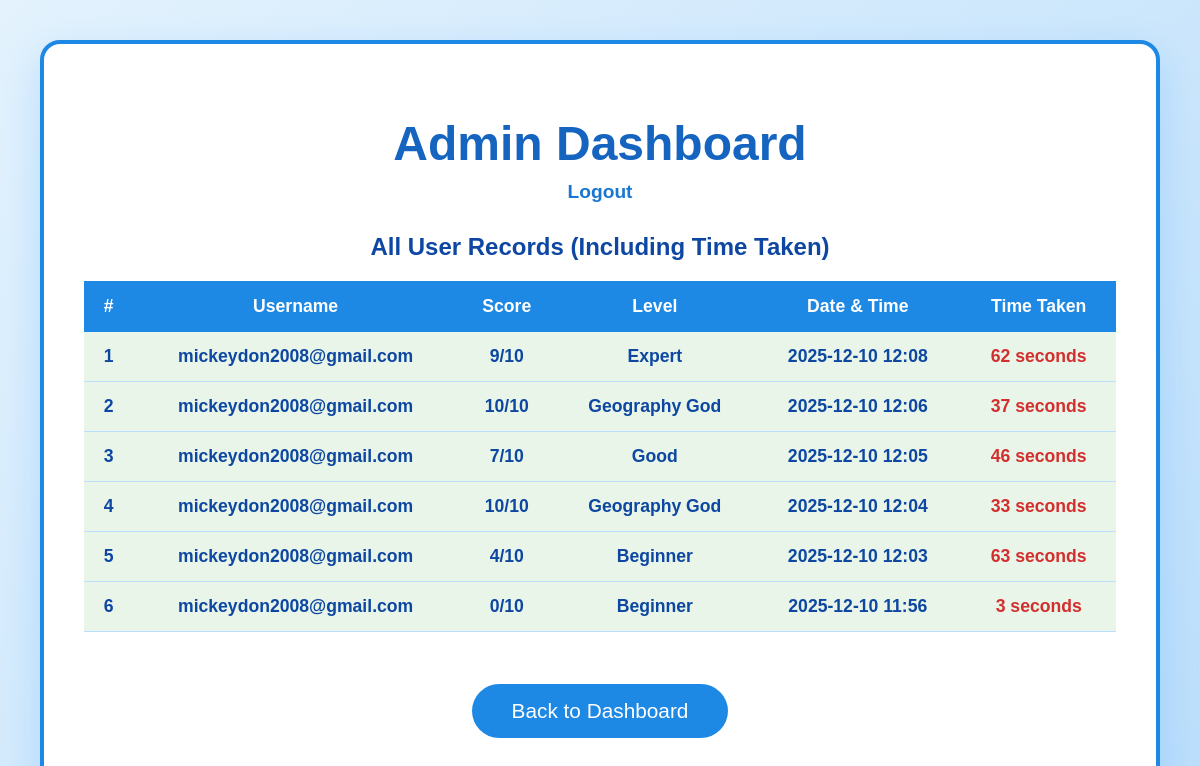
Page /super_admin_panel (signed in) on the earlier database version.
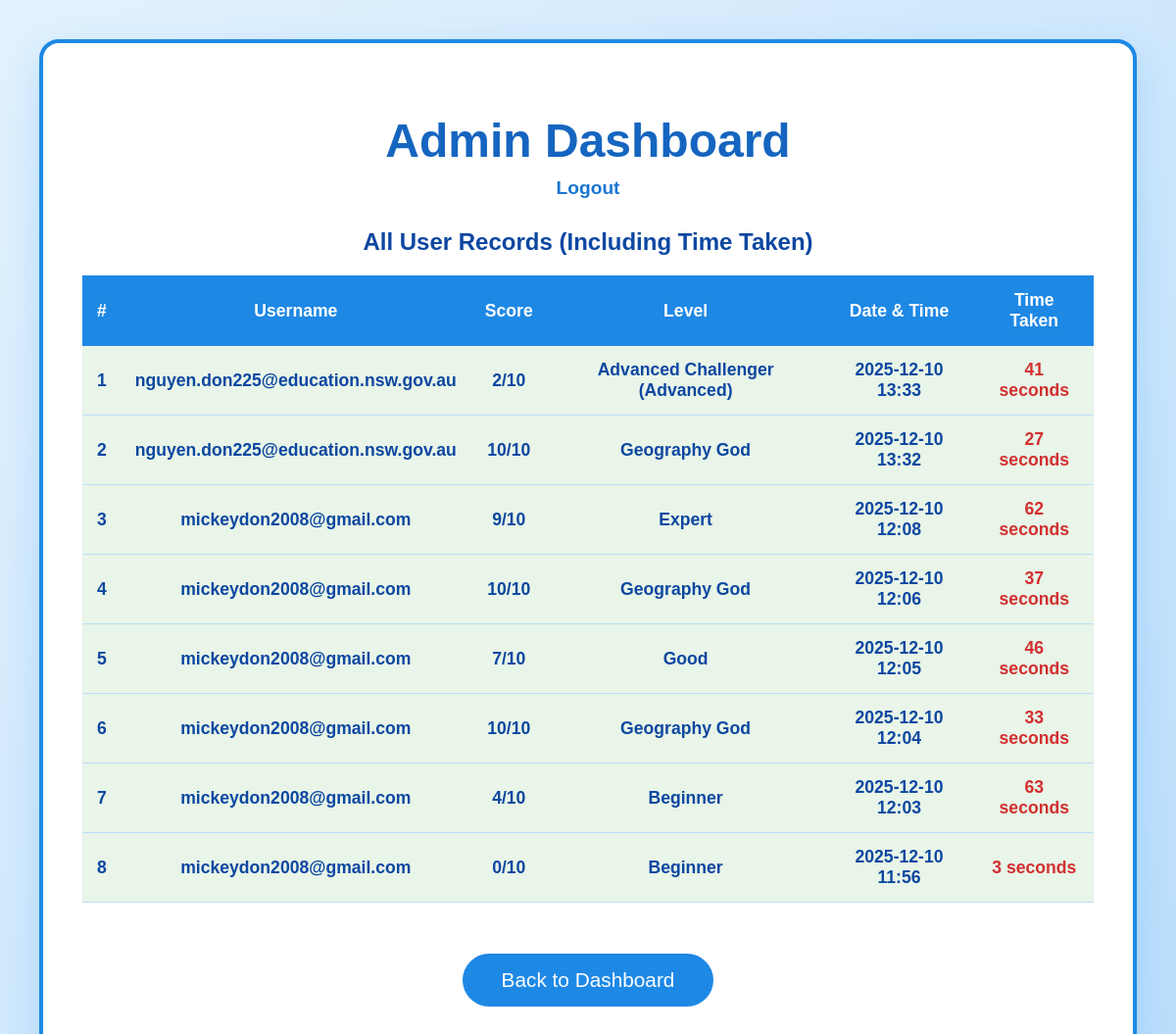
Same page on the later database version.
### tables this page shows
CREATE TABLE records (
                 id INTEGER PRIMARY KEY AUTOINCREMENT,
                 user_id INTEGER,
                 score INTEGER,
                 level TEXT,
                 timestamp TEXT,
                 time_taken INTEGER DEFAULT 0);

CREATE TABLE users (
                 id INTEGER PRIMARY KEY AUTOINCREMENT,
                 username TEXT UNIQUE NOT NULL,
                 password TEXT NOT NULL,
                 is_admin INTEGER DEFAULT 0,
                 last_login TEXT);

### app.py (the view)
@app.route('/super_admin_panel')
def super_admin_panel():
    if session.get('username') != 'nguyen.don225@education.nsw.gov.au':
        flash("Access Denied")
        return redirect(url_for('user_home'))
    conn = sqlite3.connect('database.db')
    c = conn.cursor()
    c.execute("""SELECT r.id, u.username, r.score, r.level, r.timestamp, r.time_taken
                 FROM records r JOIN users u ON r.user_id = u.id
                 ORDER BY r.timestamp DESC""")
    records = c.fetchall()
    conn.close()
    return render_template('super_admin_panel.html', records=records)

### Templates/super_admin_panel.html (shortened to what this page needs)
<!DOCTYPE html>
<html>
<head>
    <link rel="stylesheet" href="/static/styles.css">
</head>
<body>
<div class="admin-container">
    <h1>Admin Dashboard</h1>
    <div class="logout">
        <a href="/logout">Logout</a>
    </div>
    <h2>All User Records (Including Time Taken)</h2>
    <table>
        <tr>
            <th>#</th>
            <th>Username</th>
            <th>Score</th>
            <th>Level</th>
            <th>Date & Time</th>
            <th>Time Taken</th>
        </tr>
        {% for record in records %}
        <tr {% if record[1] == 'mickeydon2008@gmail.com' or record[1] == 'nguyen.don225@education.nsw.gov.au' %}class="highlight"{% endif %}>
            <td>{{ loop.index }}</td>
            <td>{{ record[1] }}</td>
            <td>{{ record[2] }}/10</td>
            <td>{{ record[3] }}</td>
            <td>{{ record[4] }}</td>
            <td class="time-taken">{{ record[5] }} seconds</td>
        </tr>
        {% endfor %}
    </table>
    <br><br>
    <p style="text-align:center;">
        <a href="/userhome">
            <button style="padding:15px 40px; font-size:1.3em; background:#1e88e5; color:white; border:none; border-radius:50px; cursor:pointer;">
                Back to Dashboard
            </button>
        </a>
    </p>
</div>
</body>
</html>

### Static/styles.css (style rules this page uses)
body { font-family: Arial, sans-serif; background: #e3f2fd; margin: 0; padding: 20px; }
h1 { color: #1976d2; }
button { background: #1976d2; color: white; padding: 10px 20px; border: none; border-radius: 6px; cursor: pointer; }

### Templates/super_admin_panel.html (style rules this page uses)
body { background: linear-gradient(135deg, #e3f2fd, #bbdefb); font-family: Arial, sans-serif; padding: 40px; }
.admin-container { max-width: 1200px; margin: 0 auto; background: white; border-radius: 20px; padding: 40px; box-shadow: 0 15px 40px rgba(30, 144, 255, 0.2); border: 4px solid #1e88e5; }
h1 { text-align: center; color: #1565c0; font-size: 3em; margin-bottom: 10px; }
.logout { text-align: center; margin-bottom: 30px; }
.logout a { color: #1976d2; font-weight: bold; text-decoration: none; font-size: 1.2em; }
h2 { text-align: center; color: #0d47a1; margin: 30px 0 20px; }
table { width: 100%; border-collapse: collapse; margin-top: 20px; font-size: 1.1em; }
th { background: #1e88e5; color: white; padding: 15px; text-align: center; font-weight: bold; }
td { padding: 14px; text-align: center; border-bottom: 1px solid #bbdefb; }
tr:nth-child(even) { background-color: #f5fbff; }
.highlight { background-color: #e8f5e8 !important; font-weight: bold; color: #0d47a1; }
.time-taken { font-weight: bold; color: #d32f2f; }

Differences in the rows shown:
added records: username "nguyen.don225@education.nsw.gov.au", score "2", level "Advanced Challenger (Advanced)", timestamp "2025-12-10 13:33", time_taken "41"
added records: username "nguyen.don225@education.nsw.gov.au", score "10", level "Geography God", timestamp "2025-12-10 13:32", time_taken "27"
